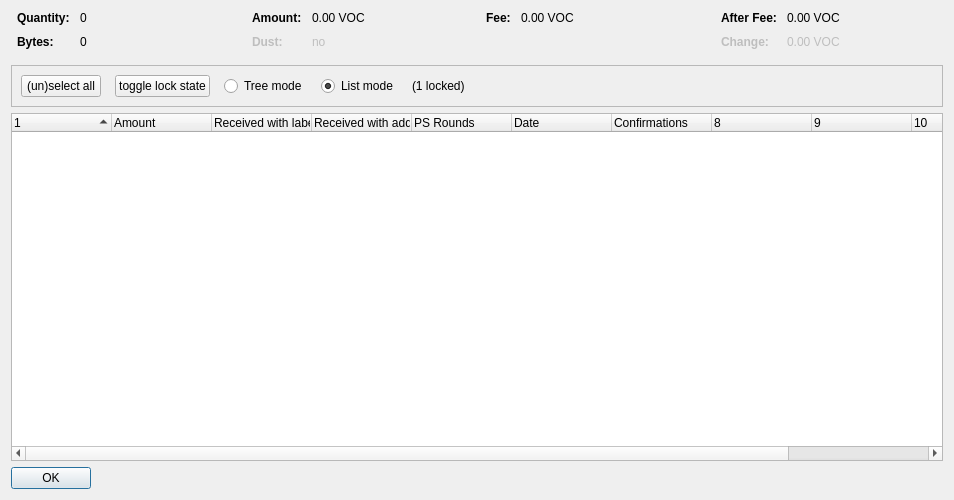
<?xml version="1.0" encoding="UTF-8"?>
<ui version="4.0">
 <class>CoinControlDialog</class>
 <widget class="QDialog" name="CoinControlDialog">
  <property name="geometry">
   <rect>
    <x>0</x>
    <y>0</y>
    <width>954</width>
    <height>500</height>
   </rect>
  </property>
  <property name="windowTitle">
   <string>Coin Selection</string>
  </property>
  <layout class="QVBoxLayout" name="verticalLayout">
   <item>
    <layout class="QHBoxLayout" name="horizontalLayoutTop" stretch="0,0,0,0">
     <property name="topMargin">
      <number>0</number>
     </property>
     <property name="bottomMargin">
      <number>10</number>
     </property>
     <item>
      <layout class="QFormLayout" name="formLayoutCoinControl1">
       <property name="horizontalSpacing">
        <number>10</number>
       </property>
       <property name="verticalSpacing">
        <number>10</number>
       </property>
       <property name="leftMargin">
        <number>6</number>
       </property>
       <property name="rightMargin">
        <number>6</number>
       </property>
       <item row="0" column="0">
        <widget class="QLabel" name="labelCoinControlQuantityText">
         <property name="font">
          <font>
           <weight>75</weight>
           <bold>true</bold>
          </font>
         </property>
         <property name="text">
          <string>Quantity:</string>
         </property>
        </widget>
       </item>
       <item row="0" column="1">
        <widget class="QLabel" name="labelCoinControlQuantity">
         <property name="cursor">
          <cursorShape>IBeamCursor</cursorShape>
         </property>
         <property name="contextMenuPolicy">
          <enum>Qt::ActionsContextMenu</enum>
         </property>
         <property name="text">
          <string notr="true">0</string>
         </property>
         <property name="textInteractionFlags">
          <set>Qt::LinksAccessibleByMouse|Qt::TextSelectableByKeyboard|Qt::TextSelectableByMouse</set>
         </property>
        </widget>
       </item>
       <item row="1" column="0">
        <widget class="QLabel" name="labelCoinControlBytesText">
         <property name="font">
          <font>
           <weight>75</weight>
           <bold>true</bold>
          </font>
         </property>
         <property name="text">
          <string>Bytes:</string>
         </property>
        </widget>
       </item>
       <item row="1" column="1">
        <widget class="QLabel" name="labelCoinControlBytes">
         <property name="cursor">
          <cursorShape>IBeamCursor</cursorShape>
         </property>
         <property name="contextMenuPolicy">
          <enum>Qt::ActionsContextMenu</enum>
         </property>
         <property name="text">
          <string notr="true">0</string>
         </property>
         <property name="textInteractionFlags">
          <set>Qt::LinksAccessibleByMouse|Qt::TextSelectableByKeyboard|Qt::TextSelectableByMouse</set>
         </property>
        </widget>
       </item>
      </layout>
     </item>
     <item>
      <layout class="QFormLayout" name="formLayoutCoinControl2">
       <property name="horizontalSpacing">
        <number>10</number>
       </property>
       <property name="verticalSpacing">
        <number>10</number>
       </property>
       <property name="leftMargin">
        <number>6</number>
       </property>
       <property name="rightMargin">
        <number>6</number>
       </property>
       <item row="0" column="0">
        <widget class="QLabel" name="labelCoinControlAmountText">
         <property name="font">
          <font>
           <weight>75</weight>
           <bold>true</bold>
          </font>
         </property>
         <property name="text">
          <string>Amount:</string>
         </property>
        </widget>
       </item>
       <item row="0" column="1">
        <widget class="QLabel" name="labelCoinControlAmount">
         <property name="cursor">
          <cursorShape>IBeamCursor</cursorShape>
         </property>
         <property name="contextMenuPolicy">
          <enum>Qt::ActionsContextMenu</enum>
         </property>
         <property name="text">
          <string notr="true">0.00 VOC</string>
         </property>
         <property name="textInteractionFlags">
          <set>Qt::LinksAccessibleByMouse|Qt::TextSelectableByKeyboard|Qt::TextSelectableByMouse</set>
         </property>
        </widget>
       </item>
       <item row="1" column="0">
        <widget class="QLabel" name="labelCoinControlLowOutputText">
         <property name="enabled">
          <bool>false</bool>
         </property>
         <property name="font">
          <font>
           <weight>75</weight>
           <bold>true</bold>
          </font>
         </property>
         <property name="text">
          <string>Dust:</string>
         </property>
        </widget>
       </item>
       <item row="1" column="1">
        <widget class="QLabel" name="labelCoinControlLowOutput">
         <property name="enabled">
          <bool>false</bool>
         </property>
         <property name="cursor">
          <cursorShape>IBeamCursor</cursorShape>
         </property>
         <property name="contextMenuPolicy">
          <enum>Qt::ActionsContextMenu</enum>
         </property>
         <property name="text">
          <string notr="true">no</string>
         </property>
         <property name="textInteractionFlags">
          <set>Qt::LinksAccessibleByMouse|Qt::TextSelectableByKeyboard|Qt::TextSelectableByMouse</set>
         </property>
        </widget>
       </item>
      </layout>
     </item>
     <item>
      <layout class="QFormLayout" name="formLayoutCoinControl3">
       <property name="horizontalSpacing">
        <number>10</number>
       </property>
       <property name="verticalSpacing">
        <number>10</number>
       </property>
       <property name="leftMargin">
        <number>6</number>
       </property>
       <property name="rightMargin">
        <number>6</number>
       </property>
       <item row="0" column="0">
        <widget class="QLabel" name="labelCoinControlFeeText">
         <property name="font">
          <font>
           <weight>75</weight>
           <bold>true</bold>
          </font>
         </property>
         <property name="text">
          <string>Fee:</string>
         </property>
        </widget>
       </item>
       <item row="0" column="1">
        <widget class="QLabel" name="labelCoinControlFee">
         <property name="cursor">
          <cursorShape>IBeamCursor</cursorShape>
         </property>
         <property name="contextMenuPolicy">
          <enum>Qt::ActionsContextMenu</enum>
         </property>
         <property name="text">
          <string notr="true">0.00 VOC</string>
         </property>
         <property name="textInteractionFlags">
          <set>Qt::LinksAccessibleByMouse|Qt::TextSelectableByKeyboard|Qt::TextSelectableByMouse</set>
         </property>
        </widget>
       </item>
      </layout>
     </item>
     <item>
      <layout class="QFormLayout" name="formLayoutCoinControl4">
       <property name="horizontalSpacing">
        <number>10</number>
       </property>
       <property name="verticalSpacing">
        <number>10</number>
       </property>
       <property name="leftMargin">
        <number>6</number>
       </property>
       <property name="rightMargin">
        <number>6</number>
       </property>
       <item row="0" column="0">
        <widget class="QLabel" name="labelCoinControlAfterFeeText">
         <property name="font">
          <font>
           <weight>75</weight>
           <bold>true</bold>
          </font>
         </property>
         <property name="text">
          <string>After Fee:</string>
         </property>
        </widget>
       </item>
       <item row="0" column="1">
        <widget class="QLabel" name="labelCoinControlAfterFee">
         <property name="cursor">
          <cursorShape>IBeamCursor</cursorShape>
         </property>
         <property name="contextMenuPolicy">
          <enum>Qt::ActionsContextMenu</enum>
         </property>
         <property name="text">
          <string notr="true">0.00 VOC</string>
         </property>
         <property name="textInteractionFlags">
          <set>Qt::LinksAccessibleByMouse|Qt::TextSelectableByKeyboard|Qt::TextSelectableByMouse</set>
         </property>
        </widget>
       </item>
       <item row="1" column="0">
        <widget class="QLabel" name="labelCoinControlChangeText">
         <property name="enabled">
          <bool>false</bool>
         </property>
         <property name="font">
          <font>
           <weight>75</weight>
           <bold>true</bold>
          </font>
         </property>
         <property name="text">
          <string>Change:</string>
         </property>
        </widget>
       </item>
       <item row="1" column="1">
        <widget class="QLabel" name="labelCoinControlChange">
         <property name="enabled">
          <bool>false</bool>
         </property>
         <property name="cursor">
          <cursorShape>IBeamCursor</cursorShape>
         </property>
         <property name="contextMenuPolicy">
          <enum>Qt::ActionsContextMenu</enum>
         </property>
         <property name="text">
          <string notr="true">0.00 VOC</string>
         </property>
         <property name="textInteractionFlags">
          <set>Qt::LinksAccessibleByMouse|Qt::TextSelectableByKeyboard|Qt::TextSelectableByMouse</set>
         </property>
        </widget>
       </item>
      </layout>
     </item>
    </layout>
   </item>
   <item>
    <widget class="QFrame" name="frame">
     <property name="minimumSize">
      <size>
       <width>0</width>
       <height>40</height>
      </size>
     </property>
     <property name="frameShape">
      <enum>QFrame::StyledPanel</enum>
     </property>
     <property name="frameShadow">
      <enum>QFrame::Sunken</enum>
     </property>
     <layout class="QHBoxLayout" name="horizontalLayout">
      <item>
       <layout class="QHBoxLayout" name="horizontalLayoutPanel" stretch="0,0,0,0,0,0">
        <property name="spacing">
         <number>14</number>
        </property>
        <item>
         <widget class="QPushButton" name="pushButtonSelectAll">
          <property name="sizePolicy">
           <sizepolicy hsizetype="Maximum" vsizetype="Fixed">
            <horstretch>0</horstretch>
            <verstretch>0</verstretch>
           </sizepolicy>
          </property>
          <property name="text">
           <string>(un)select all</string>
          </property>
          <property name="autoDefault">
           <bool>false</bool>
          </property>
         </widget>
        </item>
        <item>
         <widget class="QPushButton" name="pushButtonToggleLock">
          <property name="sizePolicy">
           <sizepolicy hsizetype="Maximum" vsizetype="Fixed">
            <horstretch>0</horstretch>
            <verstretch>0</verstretch>
           </sizepolicy>
          </property>
          <property name="text">
           <string>toggle lock state</string>
          </property>
          <property name="autoDefault">
           <bool>false</bool>
          </property>
         </widget>
        </item>
        <item>
         <widget class="QRadioButton" name="radioTreeMode">
          <property name="sizePolicy">
           <sizepolicy hsizetype="Maximum" vsizetype="Fixed">
            <horstretch>0</horstretch>
            <verstretch>0</verstretch>
           </sizepolicy>
          </property>
          <property name="text">
           <string>Tree mode</string>
          </property>
         </widget>
        </item>
        <item>
         <widget class="QRadioButton" name="radioListMode">
          <property name="sizePolicy">
           <sizepolicy hsizetype="Maximum" vsizetype="Fixed">
            <horstretch>0</horstretch>
            <verstretch>0</verstretch>
           </sizepolicy>
          </property>
          <property name="text">
           <string>List mode</string>
          </property>
          <property name="checked">
           <bool>true</bool>
          </property>
         </widget>
        </item>
        <item>
         <widget class="QLabel" name="labelLocked">
          <property name="text">
           <string>(1 locked)</string>
          </property>
         </widget>
        </item>
        <item>
         <spacer name="horizontalSpacer">
          <property name="orientation">
           <enum>Qt::Horizontal</enum>
          </property>
          <property name="sizeHint" stdset="0">
           <size>
            <width>40</width>
            <height>20</height>
           </size>
          </property>
         </spacer>
        </item>
       </layout>
      </item>
     </layout>
    </widget>
   </item>
   <item>
    <widget class="CoinControlTreeWidget" name="treeWidget">
     <property name="contextMenuPolicy">
      <enum>Qt::CustomContextMenu</enum>
     </property>
     <property name="sortingEnabled">
      <bool>false</bool>
     </property>
     <property name="columnCount">
      <number>11</number>
     </property>
     <attribute name="headerShowSortIndicator" stdset="0">
      <bool>true</bool>
     </attribute>
     <attribute name="headerStretchLastSection">
      <bool>false</bool>
     </attribute>
     <column>
      <property name="text">
       <string/>
      </property>
     </column>
     <column>
      <property name="text">
       <string>Amount</string>
      </property>
     </column>
     <column>
      <property name="text">
       <string>Received with label</string>
      </property>
     </column>
     <column>
      <property name="text">
       <string>Received with address</string>
      </property>
     </column>
     <column>
      <property name="text">
       <string>PS Rounds</string>
      </property>
     </column>
     <column>
      <property name="text">
       <string>Date</string>
      </property>
     </column>
     <column>
      <property name="text">
       <string>Confirmations</string>
      </property>
      <property name="toolTip">
       <string>Confirmed</string>
      </property>
     </column>
     <column>
      <property name="text">
       <string/>
      </property>
     </column>
     <column>
      <property name="text">
       <string/>
      </property>
     </column>
     <column>
      <property name="text">
       <string/>
      </property>
     </column>
     <column>
      <property name="text">
       <string/>
      </property>
     </column>
    </widget>
   </item>
   <item>
    <widget class="QDialogButtonBox" name="buttonBox">
     <property name="sizePolicy">
      <sizepolicy hsizetype="Maximum" vsizetype="Fixed">
       <horstretch>0</horstretch>
       <verstretch>0</verstretch>
      </sizepolicy>
     </property>
     <property name="orientation">
      <enum>Qt::Horizontal</enum>
     </property>
     <property name="standardButtons">
      <set>QDialogButtonBox::Ok</set>
     </property>
    </widget>
   </item>
  </layout>
 </widget>
 <customwidgets>
  <customwidget>
   <class>CoinControlTreeWidget</class>
   <extends>QTreeWidget</extends>
   <header>coincontroltreewidget.h</header>
  </customwidget>
 </customwidgets>
 <resources/>
 <connections/>
</ui>
